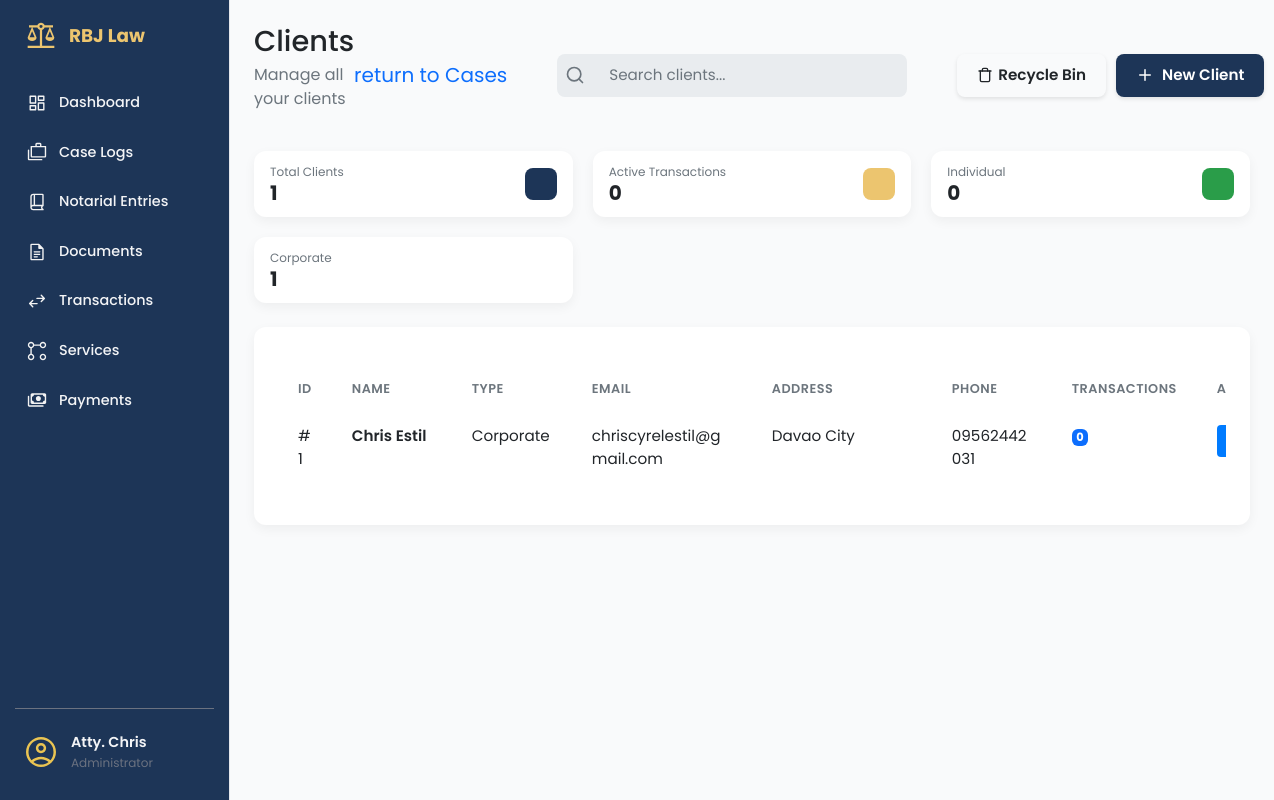
The app's page /clients/ (signed in), older data.
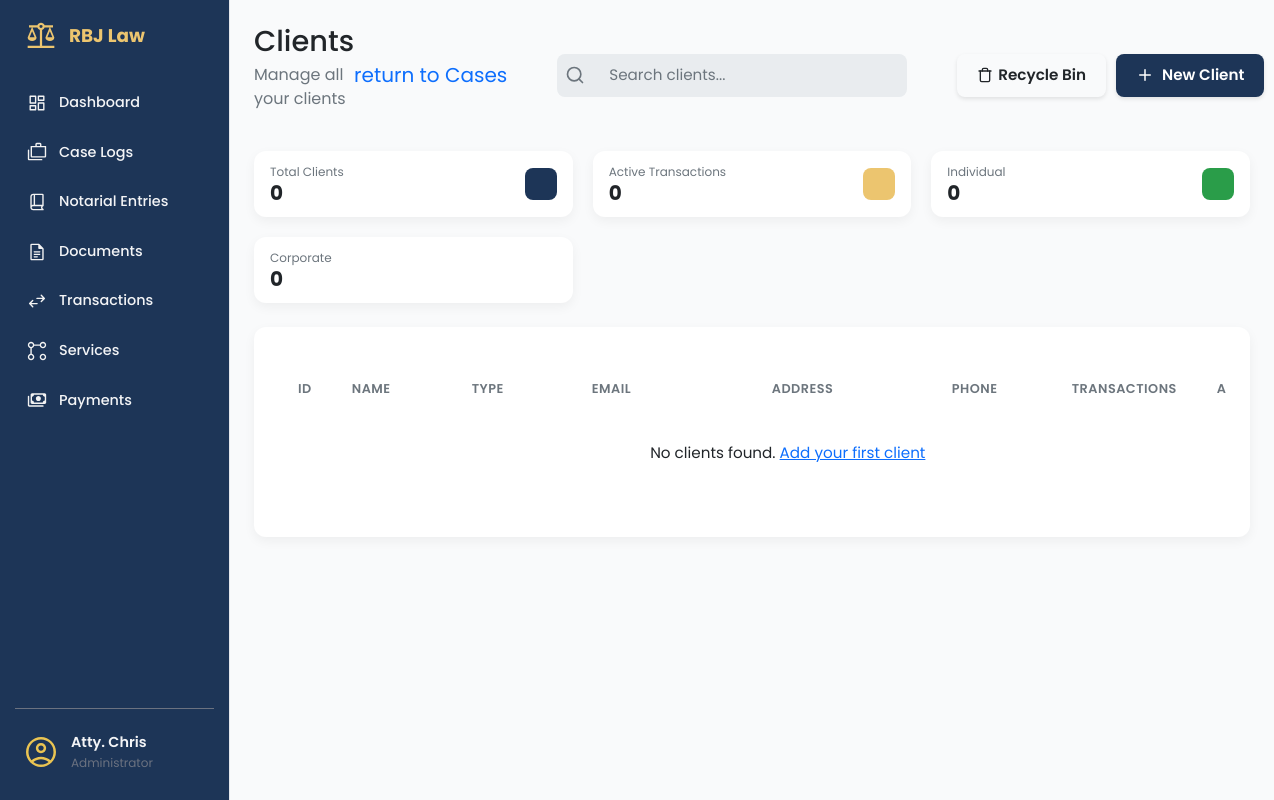
The same page, newer data.
### app/models/client_mdl.py (models this page shows, shortened)
class Client(db.Model):
    __tablename__ = 'clients'
    id = db.Column(db.Integer, primary_key=True)
    client_first_name = db.Column(db.String(100), nullable=False)
    client_last_name = db.Column(db.String(100), nullable=False)
    client_address = db.Column(db.String(255), nullable=False)
    client_email = db.Column(db.String(120), nullable=False, unique=True)
    client_phone = db.Column(db.String(50))
    client_role = db.Column(db.String(50))
    notes = db.Column(db.Text)
    is_active = db.Column(db.Boolean, default=True, nullable=False)
    deleted_at = db.Column(db.DateTime, nullable=True)
    transaction_items = db.relationship('TransactionItem', backref='client', lazy=True)
    @property
    def full_name(self):
        return f"{self.client_first_name} {self.client_last_name}"

### app/routes/clients_routes.py (the view)
@clients_bp.route('/')
@login_required
def clients_page():
    clients = Client.query.filter_by(is_active=True).all()
    return render_template('clients_page.html', clients=clients)

### app/templates/clients_page.html (shortened to what the changed rows need)
{% extends "base.html" %}
{% block content %}
<main class="dashboard-content">
    <header class="dashboard-header">
        <div>
            <h1>Clients </h1>
        </div>
    </header>
    <section class="dashboard-cards">
        <div class="data-card data-card--sm">
            <div class="data-card__info">
                <span class="data-card__title">Total Clients</span>
                <span class="data-card__value">{{ clients|length }}</span>
            </div>
        </div>
                    {% set total_transactions = [] %}
                    {% set individual_count = [] %}
        <div class="data-card data-card--sm">
            <div class="data-card__info">
                <span class="data-card__title">Corporate</span>
                <span class="data-card__value">
                    {% set corporate_count = [] %}
                    {{ corporate_count|length }}
                </span>
            </div>
        </div>
    </section>
    <section class="dashboard-panels-bottom dashboard-panels-bottom--single">
        <div class="panel-card" style="width: 100%;">
            <div class="table-wrapper panel-card__body">
                <table class="table client-table">
                    <colgroup>
                    </colgroup>
                    <thead>
                        <tr>
                            <th data-sort-key="id">ID</th>
                            <th data-sort-key="name">Name</th>
                            <th data-sort-key="type">Type</th>
                            <th data-sort-key="email">Email</th>
                            <th data-sort-key="address">Address</th>
                            <th data-sort-key="phone">Phone</th>
                            <th data-sort-key="transactions">Transactions</th>
                            <th>Actions</th>
                        </tr>
                    </thead>
                    <tbody>
                        {% for client in clients %}
                        <tr>
                            <td>#{{ client.id }}</td>
                            <td>
                                <a href="#" class="table-link">{{ client.full_name }}</a>
                            </td>
                            <td>{{ client.client_role or 'Individual' }}</td>
                            <td>{{ client.client_email }}</td>
                            <td class="address-cell">
                                <span class="address-text" title="{{ client.client_address }}">
                                    {{ client.client_address }}
                                </span>
                            </td>
                            <td>{{ client.client_phone or 'N/A' }}</td>
                            <td>
                                <span class="badge bg-primary">{{ client.transaction_items|length }}</span>
                            </td>
                            <td>
                                <div class="action-buttons" style="justify-content: start;">
                                    <a href="{{ url_for('case.create_case') }}" class="btn-action btn-action--primary"
                                        title="New Case">
                                    </a>
                                </div>
                            </td>
                        </tr>
                        {% else %}
                        <tr>
                            <td colspan="8" style="text-align: center; padding: 2rem;">
                                No clients found. <a href="{{ url_for('clients.new_client_form') }}">Add your first
                                    client</a>
                            </td>
                        </tr>
                        {% endfor %}
                    </tbody>
                </table>
            </div>
        </div>
    </section>
</main>
{% endblock content %}

Row changes from the older to the newer data that the page shows:
removed Client: id "1", full_name "Chris Estil", client_role "Corporate", client_email "chriscyrelestil@gmail.com", client_address "Davao City", client_phone "09562442031", transaction_items|length "0"
Text that changed along with them:
{{ clients|length }}: "1" → "0"
{{ corporate_count|length }}: "1" → "0"
text now shown: "No clients found. Add your first client"
